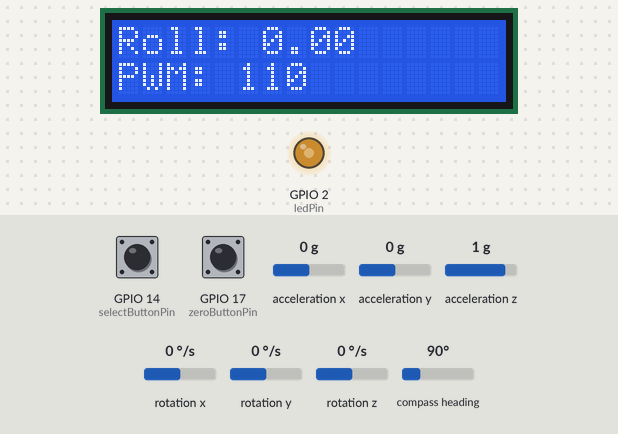
Simulated run of this sketch. Board: ESP32. Parts: 16×2 character LCD, output pins drawn as LEDs (lit = HIGH). The inputs (shaded band) are chosen by the test bench; at power-on: GPIO 14 (selectButtonPin) HIGH, acceleration x 0 g, GPIO 17 (zeroButtonPin) HIGH, acceleration y 0 g, acceleration z 1 g, rotation x 0 °/s, rotation y 0 °/s, rotation z 0 °/s, compass heading 90°. Nothing arrives over Bluetooth unless stated; what the sketch prints to the serial monitor is not drawn.

Above: at 1.2 s.
1.3 s: GPIO 14 (selectButtonPin) pulled LOW for 0.15 s
At 1.8 s:
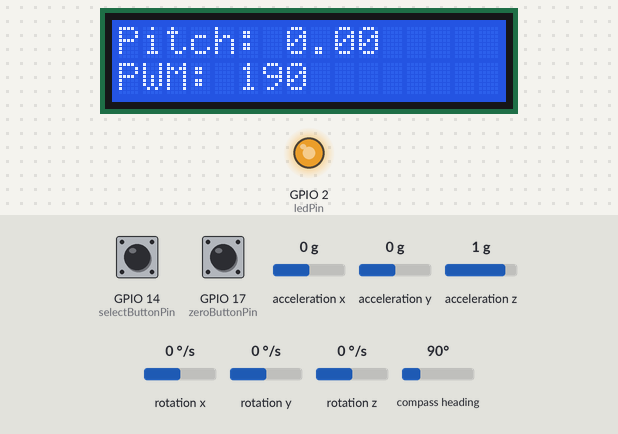
2.0 s: acceleration x set to 0.8 g
At 3.09 s:
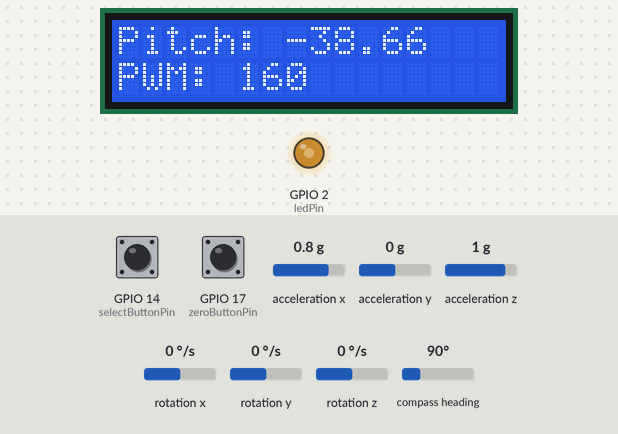
5.0 s: GPIO 17 (zeroButtonPin) pulled LOW for 0.15 s
At 5.32 s:
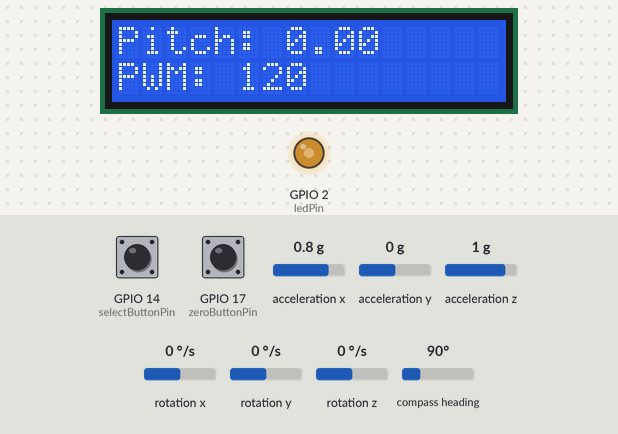
5.7 s: GPIO 14 (selectButtonPin) pulled LOW for 1 s
At 5.94 s:
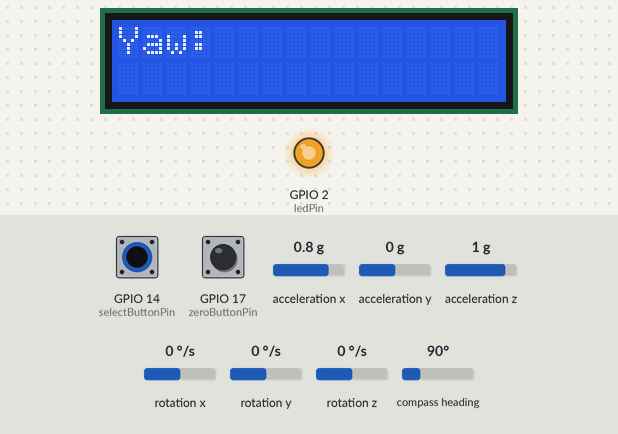
7.3 s: GPIO 14 (selectButtonPin) pulled LOW for 0.15 s
At 7.76 s:
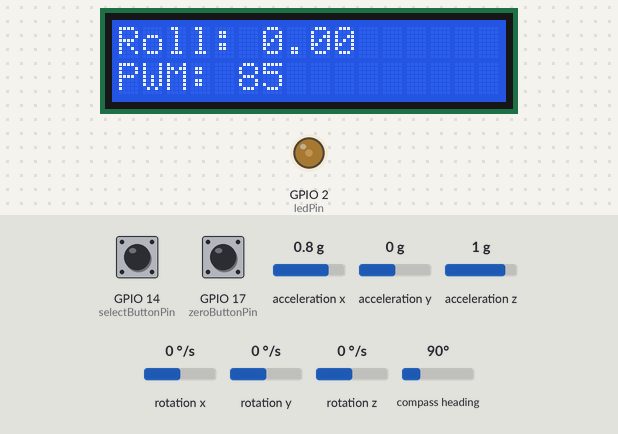
8.0 s: acceleration y set to -0.2 g
At 11.28 s:
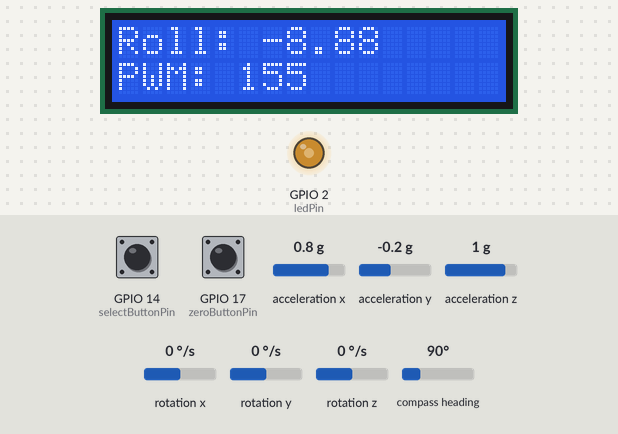
Timing chart, 0 to 58.5 s (numbered marks = the images above; inputs shaded):
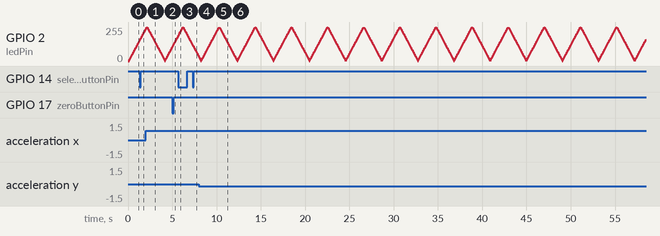

Measured:
- the behaviour switches between 0 and -0.1 g on acceleration y (found by bisection; images 5 and 6)
- after the input at 1.3 s, the display: first differs from a run without the input after 0.35 s (image 1)
- after the input at 5.7 s, the display: changes after 0.09 s (image 4)
- after the input at 7.3 s, the display: changes after 0.31 s (image 5)

The sketch:

sketch_vfinal.ino
```cpp
#include <Wire.h>
#include <MPU9250.h>
#include <LCDI2C_Multilingual.h>
#include <freertos/FreeRTOS.h>
#include <freertos/task.h>
#include <Ticker.h>
#include "BluetoothSerial.h"  // Bluetooth Serial 라이브러리 추가

MPU9250 mpu;
LCDI2C_Symbols lcd(0x27, 16, 2);  // I2C 주소 0x27의 16x2 LCD

int ledPin = 2;  // LED 핀 번호
int pwmChannel = 0;  // PWM 채널
int pwmValue = 0;  // PWM 값 (0~255)
bool increasing = true;  // PWM 증가/감소 플래그

int selectButtonPin = 14;  // 선택 스위치 핀 번호
int zeroButtonPin = 17;     // 영점 조정 스위치 핀 번호
int selectButtonState = HIGH;  // 선택 스위치의 현재 상태
int zeroButtonState = HIGH;    // 영점 조정 스위치의 현재 상태
int lastSelectButtonState = HIGH;  // 선택 스위치의 마지막 상태
int lastZeroButtonState = HIGH;    // 영점 조정 스위치의 마지막 상태
unsigned long lastDebounceTime = 0;
unsigned long debounceDelay = 50;  // 디바운스 시간 (50ms)

// 영점 조정용 변수
float rollOffset = 0;
float pitchOffset = 0;
float yawOffset = 0;

// 현재 선택된 값 (0: Roll, 1: Pitch, 2: Yaw)
int selectedValue = 0;

// Ticker 객체 생성
Ticker ticker;
BluetoothSerial SerialBT;  // Bluetooth Serial 객체

TaskHandle_t imuTaskHandle = NULL;
TaskHandle_t lcdTaskHandle = NULL;
TaskHandle_t ledTaskHandle = NULL;

// 타이머 인터럽트로 호출될 task
void wakeUpTasks() {
  // 각 Task에 Notification 보내기 (각 Task 깨우기)
  if (imuTaskHandle != NULL) {
    xTaskNotifyGive(imuTaskHandle);
  }
  if (lcdTaskHandle != NULL) {
    xTaskNotifyGive(lcdTaskHandle);
  }
  if (ledTaskHandle != NULL) {
    xTaskNotifyGive(ledTaskHandle);
  }
}

// 스위치 입력 처리 함수
void handleSwitches() {
  // 값 선택 스위치 처리
  int selectReading = digitalRead(selectButtonPin);

  // 디바운스 처리
  if (selectReading != lastSelectButtonState) {
    lastDebounceTime = millis();
  }
  if ((millis() - lastDebounceTime) > debounceDelay) {
    if (selectReading != selectButtonState) {
      selectButtonState = selectReading;
      if (selectButtonState == LOW) {
        // 선택 스위치가 눌렸을 때
        selectedValue = (selectedValue + 1) % 3;  // Roll -> Pitch -> Yaw -> 다시 Roll
      }
    }
  }
  lastSelectButtonState = selectReading;

  // 영점 조정 스위치 처리
  int zeroReading = digitalRead(zeroButtonPin);

  if (zeroReading != lastZeroButtonState) {
    lastDebounceTime = millis();
  }
  if ((millis() - lastDebounceTime) > debounceDelay) {
    if (zeroReading != zeroButtonState) {
      zeroButtonState = zeroReading;
      if (zeroButtonState == LOW) {
        // 영점 조정 스위치가 눌렸을 때
        switch (selectedValue) {
          case 0:
            rollOffset = mpu.getRoll();  // Roll 영점 조정
            break;
          case 1:
            pitchOffset = mpu.getPitch();  // Pitch 영점 조정
            break;
          case 2:
            yawOffset = mpu.getYaw();  // Yaw 영점 조정
            break;
        }
      }
    }
  }
  lastZeroButtonState = zeroReading;
}

// IMU 데이터 처리 TASK
void imuTask(void *pvParameters) {
  while (1) {
    ulTaskNotifyTake(pdTRUE, portMAX_DELAY);  // Task가 Notification을 받을 때까지 대기

    if (mpu.update()) {
      // Roll, Pitch, Yaw 값을 시리얼 모니터에 출력
      Serial.print("Roll: "); Serial.print(mpu.getRoll() - rollOffset, 2);
      Serial.print(", Pitch: "); Serial.print(mpu.getPitch() - pitchOffset, 2);
      Serial.print(", Yaw: "); Serial.println(mpu.getYaw() - yawOffset, 2);

      // Bluetooth로 Roll, Pitch, Yaw 값을 전송
      SerialBT.print("Roll: "); SerialBT.print(mpu.getRoll() - rollOffset, 2);
      SerialBT.print(", Pitch: "); SerialBT.print(mpu.getPitch() - pitchOffset, 2);
      SerialBT.print(", Yaw: "); SerialBT.println(mpu.getYaw() - yawOffset, 2);
    } else {
      Serial.println("IMU Update Failed");
    }
  }
}

// LCD 값 출력 TASK
void lcdTask(void *pvParameters) {
  while (1) {
    ulTaskNotifyTake(pdTRUE, portMAX_DELAY);  // Task가 Notification을 받을 때까지 대기

    lcd.clear();
    lcd.setCursor(0, 0);  // 첫 번째 줄의 시작 위치로 이동

    switch (selectedValue) {
      case 0:
        lcd.print("Roll: ");
        lcd.print(mpu.getRoll() - rollOffset, 2);  // Roll 값 표시
        break;
      case 1:
        lcd.print("Pitch: ");
        lcd.print(mpu.getPitch() - pitchOffset, 2);  // Pitch 값 표시
        break;
      case 2:
        lcd.print("Yaw: ");
        lcd.print(mpu.getYaw() - yawOffset, 2);  // Yaw 값 표시
        break;
    }

    lcd.setCursor(0, 1);  // 두 번째 줄의 시작 위치로 이동
    lcd.print("PWM: ");
    lcd.print(pwmValue);  // PWM 값 표시
  }
}

// LED 밝기 제어 TASK
void ledTask(void *pvParameters) {
  while (1) {
    ulTaskNotifyTake(pdTRUE, portMAX_DELAY);  // Task가 Notification을 받을 때까지 대기

    // PWM 값 업데이트 (LED 밝기 제어)
    if (increasing) {
      pwmValue += 5;  // PWM 값 증가
      if (pwmValue >= 255) {
        pwmValue = 255;
        increasing = false;  // 최대 밝기 도달 시 감소로 전환
      }
    } else {
      pwmValue -= 5;  // PWM 값 감소
      if (pwmValue <= 0) {
        pwmValue = 0;
        increasing = true;  // 최소 밝기 도달 시 증가로 전환
      }
    }

    // PWM으로 LED의 밝기를 제어
    ledcWrite(2, pwmValue);

    // 현재 PWM 값을 시리얼 모니터로 출력
    Serial.print("PWM Value: ");
    Serial.println(pwmValue);

    // Bluetooth로 PWM 값 전송
    SerialBT.print("PWM Value: ");
    SerialBT.println(pwmValue);
  }
}

void setup() {
  Serial.begin(115200);  // 시리얼 통신 초기화
  Wire.begin();  // I2C 통신 초기화
  pinMode(ledPin, OUTPUT);
  pinMode(selectButtonPin, INPUT_PULLUP);  // 선택 스위치 핀 설정
  pinMode(zeroButtonPin, INPUT_PULLUP);    // 영점 조정 스위치 핀 설정

  // PWM 설정
  ledcAttach(2, 5000, 8);

  // LCD 초기화
  lcd.init();
  lcd.backlight();

  // MPU9250 초기화
  mpu.setup(0x68);

  // Bluetooth Serial 시작
  SerialBT.begin("ESP32_BT");  // 블루투스 장치 이름 설정

  // FreeRTOS Task 생성
  xTaskCreate(imuTask, "IMU Task", 2048, NULL, 1, &imuTaskHandle);
  xTaskCreate(lcdTask, "LCD Task", 2048, NULL, 1, &lcdTaskHandle);
  xTaskCreate(ledTask, "LED Task", 2048, NULL, 1, &ledTaskHandle);

  // 40ms마다 wakeUpTasks 함수를 호출하도록 설정
  ticker.attach_ms(40, wakeUpTasks);
}

void loop() {
  // tact 스위치 입력 처리
  handleSwitches();

  // FreeRTOS가 실행, loop는 빈 상태.
}
```
